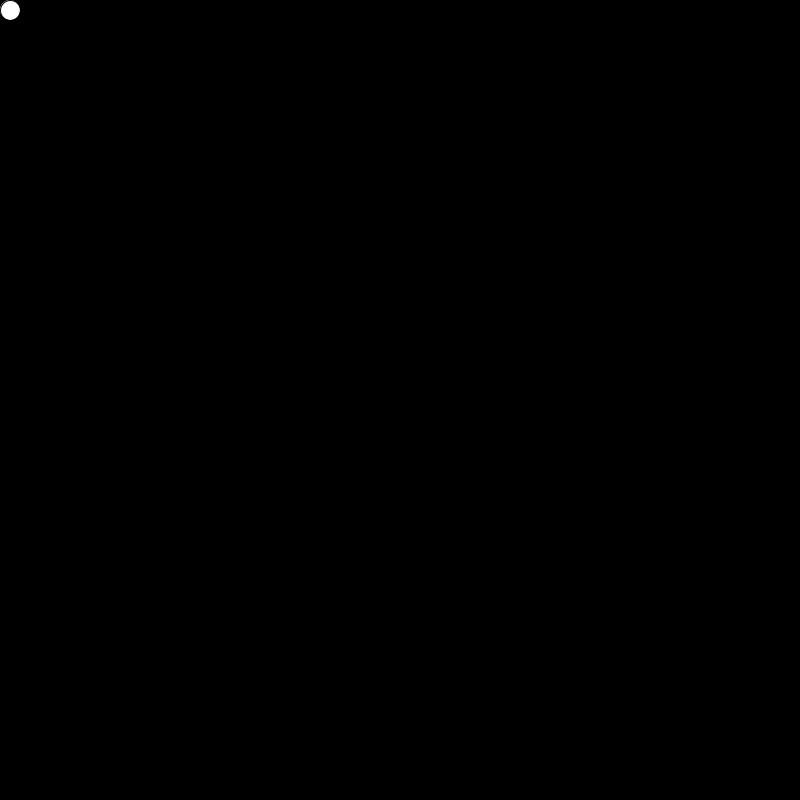
Frame 1 (no input)
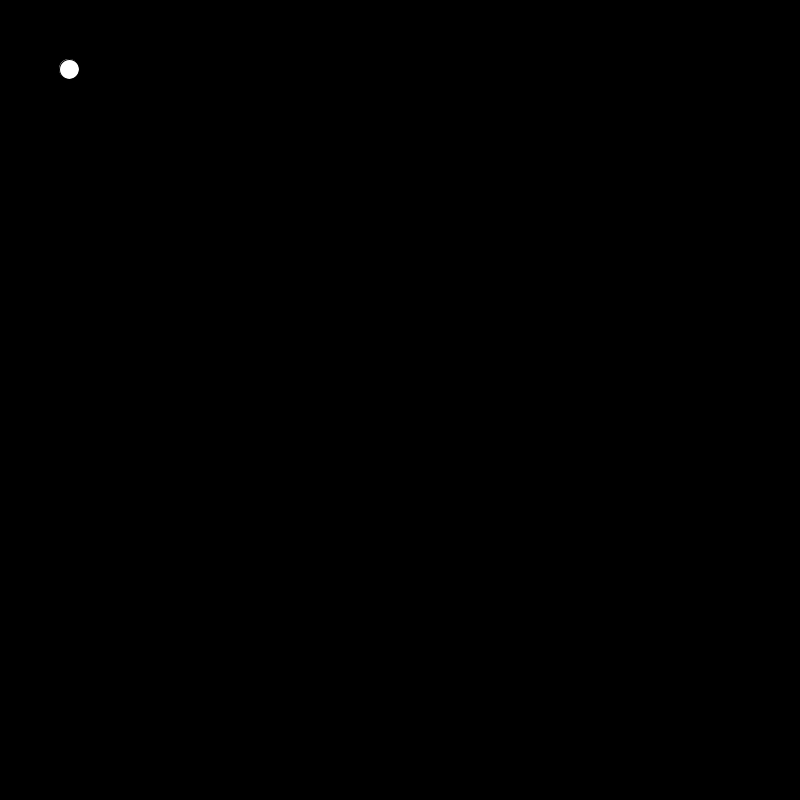
Frame 60 (the mouse pressed at the canvas centre just before this capture)
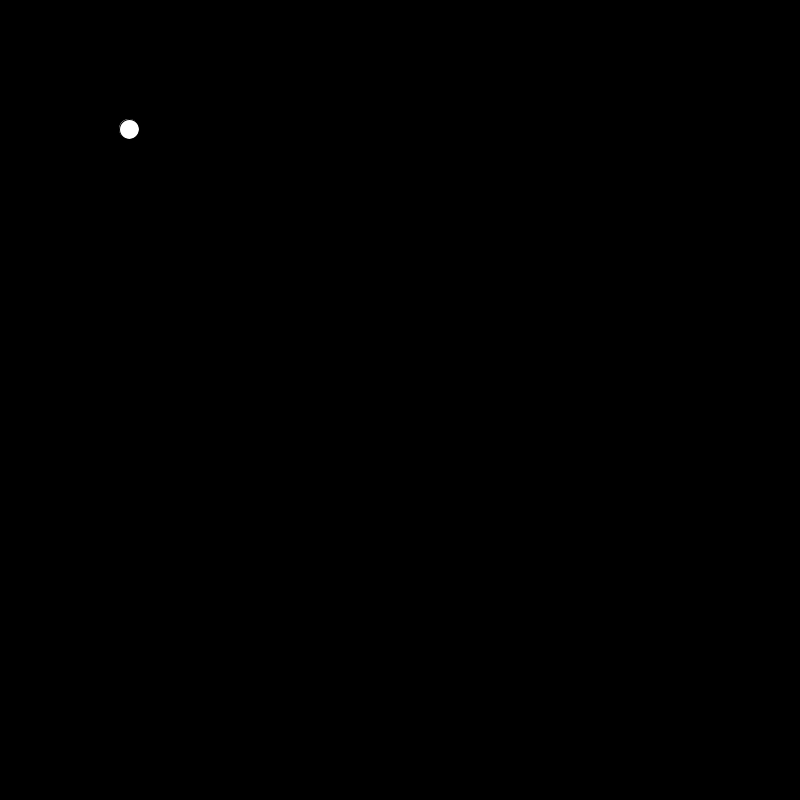
Frame 120 (the mouse held since frame 60 and released just before this capture)

The Processing sketch that drew these frames (run headless with seeded random() and noise(); from frame 60 on, the mouse is pressed at the canvas centre):

// Processing sketch: creature_walk_OOP
// ── creature_walk_OOP.pde
creature oli ;

class creature {
  int x = 10;
  int y = 10;
  int bodySize = 5;
  
  void body() {
    circle(x, y, bodySize);
  }
}

void setup() {
  size(800, 800);
  oli = new creature();
}

void draw() {
  clear();
  background(0);
  
  oli.bodySize = 20;
  oli.body();
  oli.x++;
  oli.y++;
}
